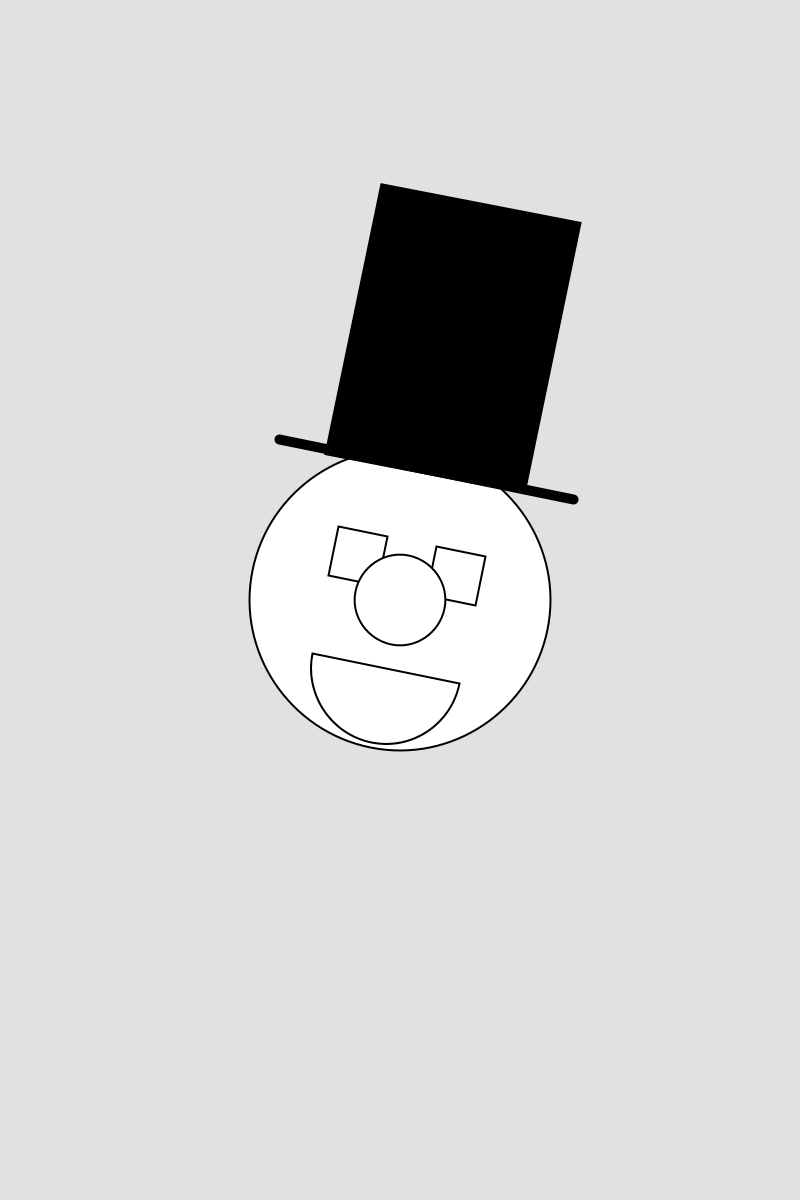
Frame 1 (no input)
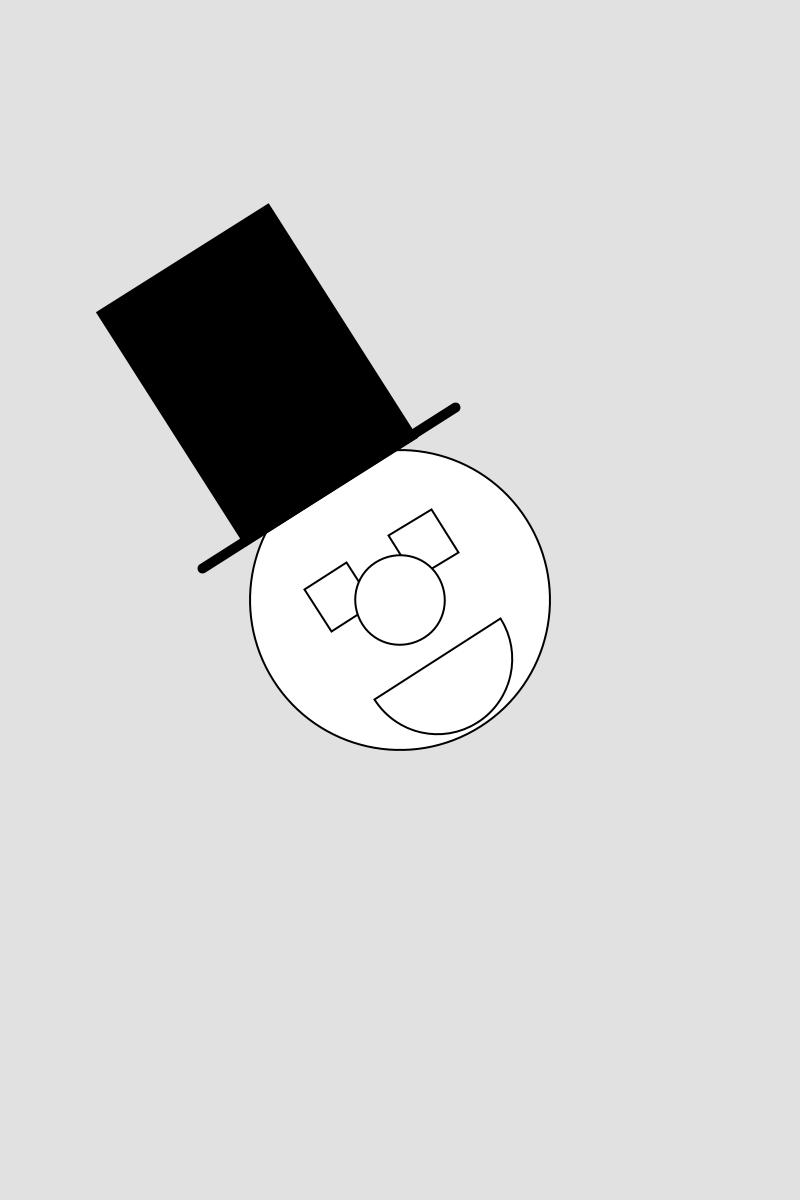
Frame 60 (the mouse pressed at the canvas centre just before this capture)
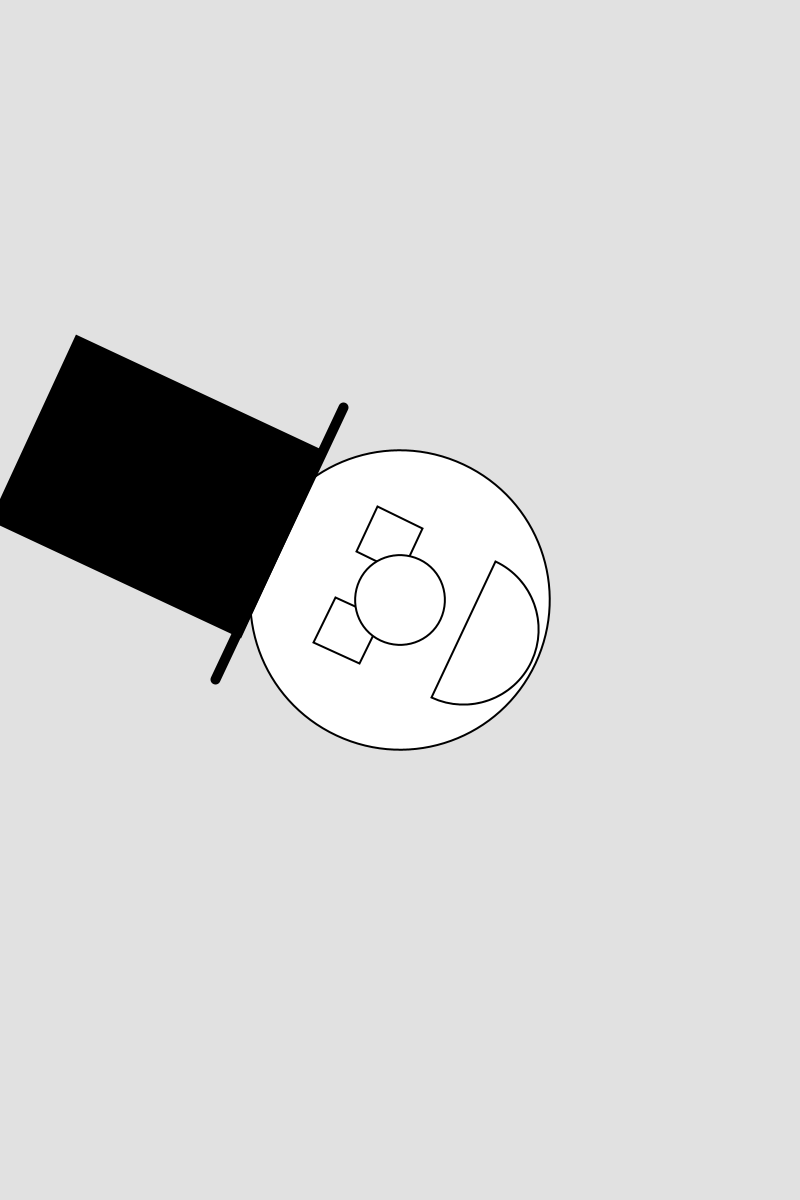
Frame 120 (the mouse held since frame 60 and released just before this capture)

The Processing sketch that drew these frames (run headless with seeded random() and noise(); from frame 60 on, the mouse is pressed at the canvas centre):

// Processing sketch: the_man_is_man
// ── the_man_is_man.pde
void setup() {
  size(800, 1200); // sætter størrelsen på mit canvas
}

void draw() {
  background(225);

pushMatrix();
translate(400,600);
rotate(frameCount/5.0);



strokeWeight(2);
circle(0,0,300);
square(-75,-60,50);
square(25,-60,50);
arc(0, 70, 150, 150, 0, PI, CHORD);
circle(0,0,90);
//fill(000);
strokeWeight(10);
line(-150,-133,150,-133);
strokeWeight(105);
rect(-50,-180,100,-173);
popMatrix();
}
